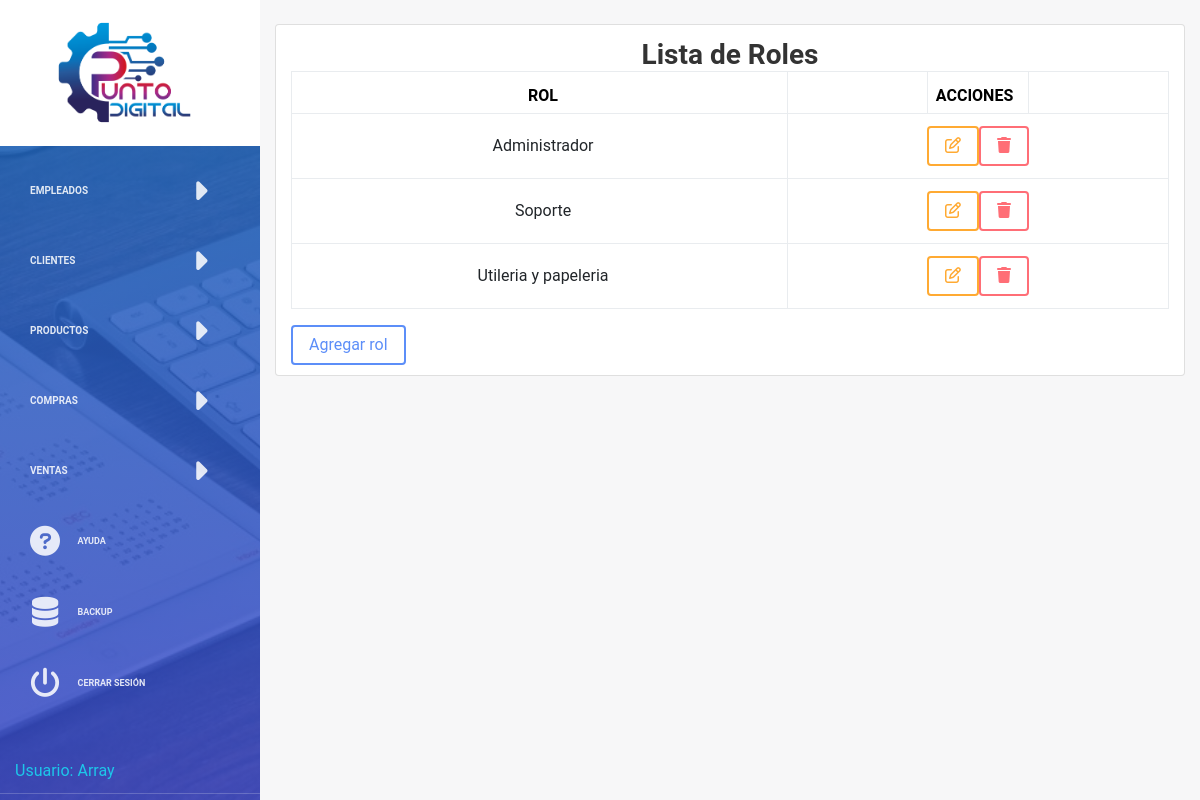
Page /vistas/lista-rol.php (signed in) on the committed database.
### tables this page shows
CREATE TABLE `rol` (
  `id_rol` int(11) NOT NULL,
  `nombre_rol` varchar(100) NOT NULL
);

### models/RolModel.php (called while the page is built, shortened)
<?php
class RolModel
{
	public static function listar()
	{
		$con = connection();
		$sql = "SELECT *
        FROM
        rol";
		$query = mysqli_query($con, $sql);
		return $query;
	}
}
?>

### controladores/ControladorRol.php (called while the page is built, shortened)
<?php
require_once('../models/RolModel.php');
class ControladorRol{
    public static function listar()
    {
        $respuesta = RolModel::listar();
        return $respuesta;
    }
}

### vistas/lista-rol.php (the view, shortened to what this page needs)
<?php
include "../controladores/ControladorRol.php";
?>
<!DOCTYPE html>
<html lang="en">
<head>
    <link rel="stylesheet" href="https://maxcdn.bootstrapcdn.com/font-awesome/latest/css/font-awesome.min.css" />
    <link rel="stylesheet" href="https://cdnjs.cloudflare.com/ajax/libs/font-awesome/6.0.0-beta3/css/all.min.css">
    <link href="../assets/css/bootstrap.min.css" rel="stylesheet" />
    <link href="../assets/css/light-bootstrap-dashboard.css" rel="stylesheet" />
</head>
<body>
<?php include '../includes/sidebar.php';?>
<div class="main-panel">
    <div class="container-fluid mt-4 "  >
        <div class="card">
            <div class="card-body">
                <h3 class="card-title text-center align-middle"  style="font-weight: 700;">Lista de Roles</h3>
                <table class="table table-bordered text-center align-middle">
                    <thead>
                        <tr>
                            <th style="font-weight: 700; font-size:16px; text-align: center!important;" scope="col" >Rol</th>
                            <th style="font-weight: 700; font-size:16px; text-align: center!important; " scope="col" >Acciones</th>
                        </tr>
                    </thead>
                    <tbody>
                    <?php foreach (ControladorRol::listar() as $row): ?>
                            <tr>
                                <td> <?=$row["nombre_rol"]?></td>
                                <th>
                                    <div class="d-flex justify-content-center">
                                        <button type="button" class="btn btn-warning " data-toggle="modal"
                                            data-target="#edit-rolModal<?php echo $row['id_rol']; ?>">
                                            <i class="fa-regular fa-pen-to-square"></i>
                                        </button>
                                        <button class="btn btn-danger" data-toggle="modal"
                                            data-target="#ModalEliminarRol<?php echo $row['id_rol']; ?>">
                                            <i class="fa-solid fa-trash"></i>
                                        </button>
                                    </div>
                                </th>
                            </tr>
                        <?php
endforeach;?>
                    </tbody>
                </table>
                <div clas="d-flex align-content-center">
<button type="button" class="btn btn-primary" data-toggle="modal" data-target="#rolModal">
  Agregar rol
</button>
                </div>
            </div>
        </div>
    </div>
</div>
</body>
</html>

### rows in the picture
rol: nombre_rol "Administrador"
rol: nombre_rol "Soporte"
rol: nombre_rol "Utileria y papeleria"

### other values in the picture
$row "Array"
